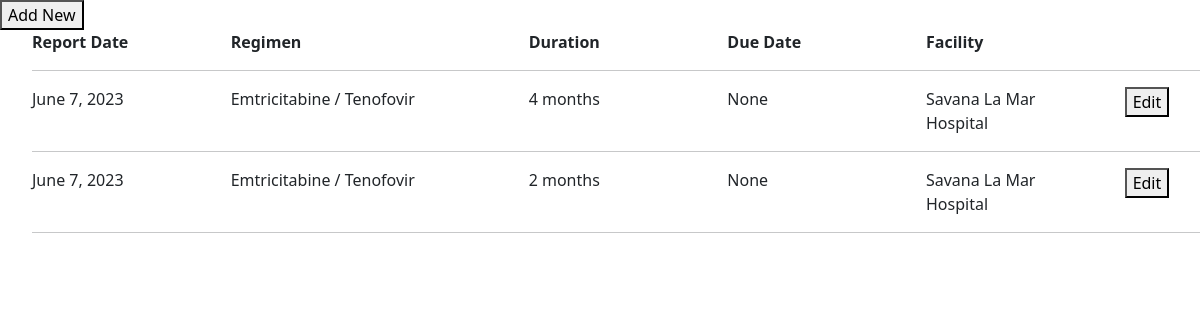
Page /client/arvmedication_list/3/ (signed in) on the earlier database version.
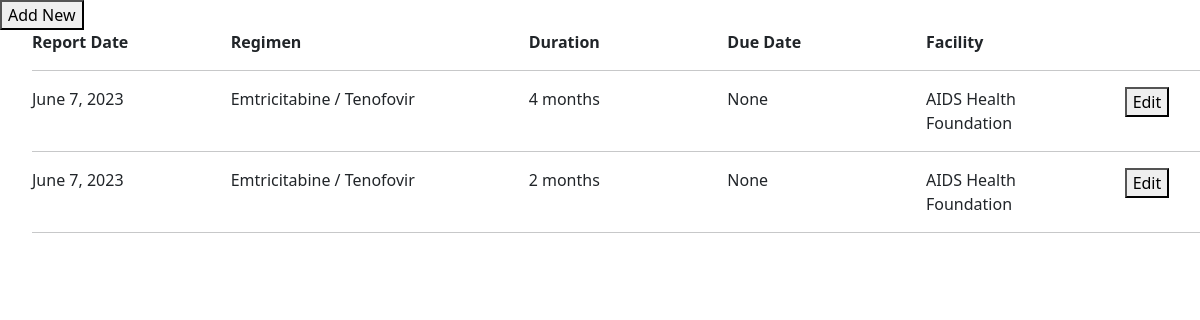
Same page on the later database version.
### prep_app/models.py (models this page shows, shortened)
class ARVMedication(TSIS2BaseModel):
    client = models.ForeignKey("Client", blank=False, null=False, on_delete=models.PROTECT)
    report_date = models.DateField(blank=False, null=False)
    regimen = models.ForeignKey("Regimen", blank=False, null=False, on_delete=models.PROTECT)
    duration = models.ForeignKey("MonthDurationCode", blank=False, null=False, on_delete=models.PROTECT)
    due_date = models.DateField(blank=True, null=True)
    notes = models.TextField(blank=True, null=True)
    facility = models.ForeignKey("Facility", on_delete=models.CASCADE,default=8)

class Facility(TSIS2BaseModel):
    name = models.CharField(max_length=255, blank=False, null=False)
    code = models.CharField(max_length=255, blank=False, null=False, unique=True)
    lab_ref_code = models.CharField(max_length=255, blank=True, null=True, verbose_name='LAB reference code')
    address1 = models.CharField(max_length=255, blank=True, null=True)
    parish = models.ForeignKey("Parish", blank=False, null=False,
                               related_name='facility_parish', on_delete=models.PROTECT)
    organization = models.ForeignKey("Organization", blank=False, null=False, related_name="facility_organization", on_delete=models.PROTECT)

class Regimen(TSIS2BaseModel):
    line = models.ForeignKey("RegimenLineCode", blank=False, null=False, related_name="regimen_line", on_delete=models.PROTECT)
    name = models.CharField(max_length=255, blank=False, null=False)
    def __str__(self):
        return "%s" % (self.name,)

class MonthDurationCode(models.Model):
    arv_duration = models.CharField(max_length=20, blank=False, null=False)
    def __str__(self):
        return "%s" % (self.arv_duration)

### prep_app/views.py (the view)
# urls.py: path('arvmedication_list/<int:client_id>/', arvmedication_list, name='arvmedication_list'),
def arvmedication_list(request, client_id):
    if request.session.get('User') is None:
        return redirect('login_user')
    client = get_object_or_404(Client, pk=client_id)
    arvmedications = ARVMedication.objects.filter(client_id=client_id).order_by('-report_date')
    return render(request, 'arvmedication_list.html', {'arvmedications': arvmedications, 'client_id': client_id})

### prep_app/base_model.py (called while the page is built)
    def get_queryset(self):
        if self.include_deleted:
            return TSIS2BaseQuerySet(self.model)
        return TSIS2BaseQuerySet(self.model).filter(deleted_at=None)

### accounts/templates/arvmedication_list.html (shortened to what this page needs)
{% load widget_tweaks %}
{% load bootstrap5 %}
{% bootstrap_css %}
{% load crispy_forms_tags %}
{% block content %}
<div class="col-md-4">  <button onclick="popup2({{ client.id }})">Add New</button>  </div>
<ul>
  <b><div class="row">
    <div class="col-md-2"> Report Date </div>
    <div class="col-md-3">   Regimen</div>
    <div class="col-md-2">   Duration</div>
    <div class="col-md-2">  Due Date </div>
    <div class="col-md-2"> Facility </div>
    <div class="col-md-1">  </div>
  </div> </b>
<hr>
{% for arvmedication in arvmedications %}
<div class="row">
    <div class="col-md-2">  {{ arvmedication.report_date }}</div>
    <div class="col-md-3">  {{ arvmedication.regimen }}</div>
    <div class="col-md-2">  {{ arvmedication.duration }}</div>
    <div class="col-md-2">  {{ arvmedication.due_date }}</div>
    <div class="col-md-2">  {{ arvmedication.facility.name }}</div>
    <div class="col-md-1"> <button onclick="popup({{ arvmedication.id }})">Edit</button>  </div>
  </div>
  <hr>
{% endfor %}
</ul>
{% endblock %}

Differences in the rows shown:
changed through a linked row, ARVMedication "4 months": facility.name "Savana La Mar Hospital" → "AIDS Health Foundation"
changed through a linked row, ARVMedication "2 months": facility.name "Savana La Mar Hospital" → "AIDS Health Foundation"
